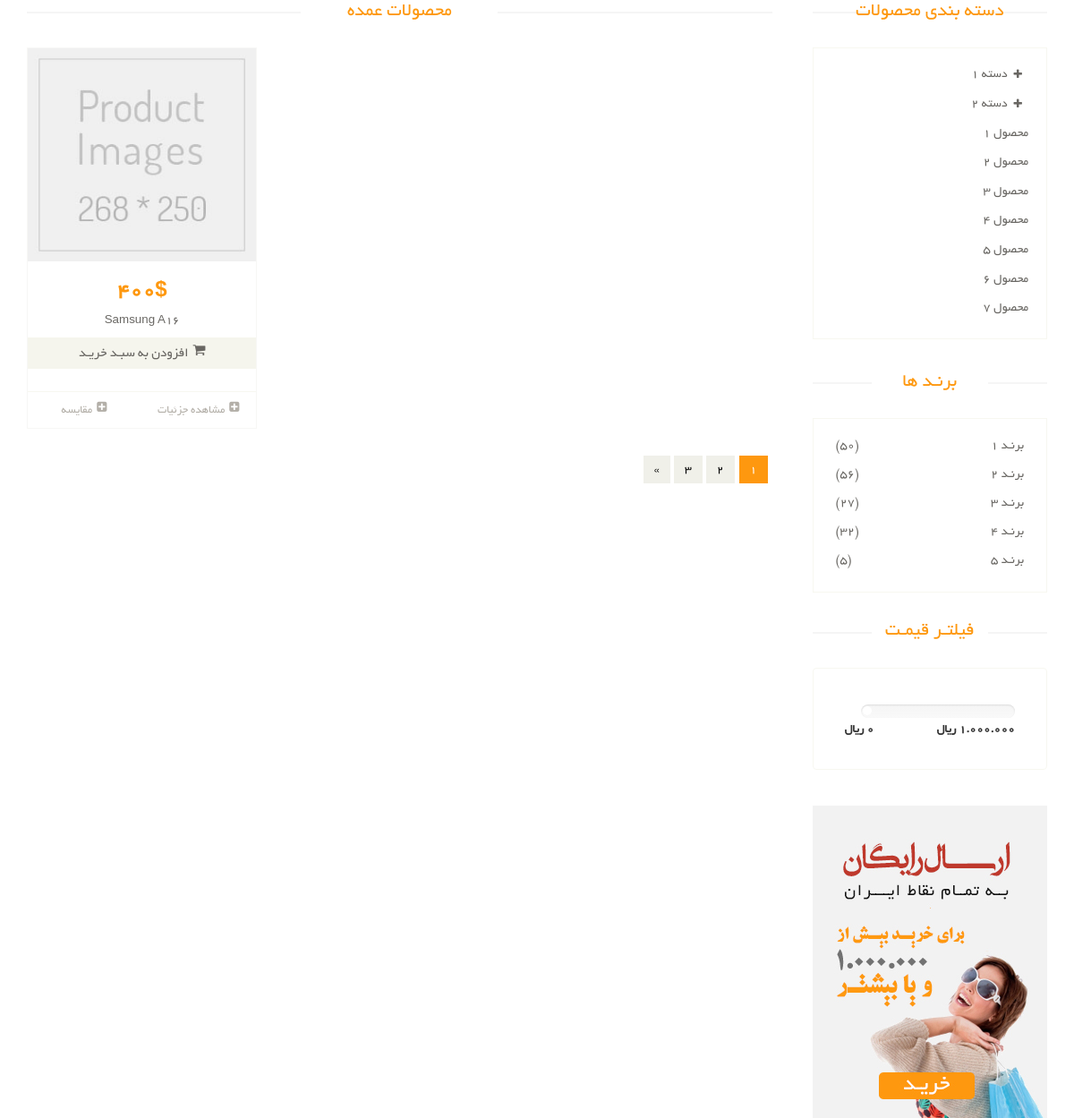
Before: /products/ with the older database file.
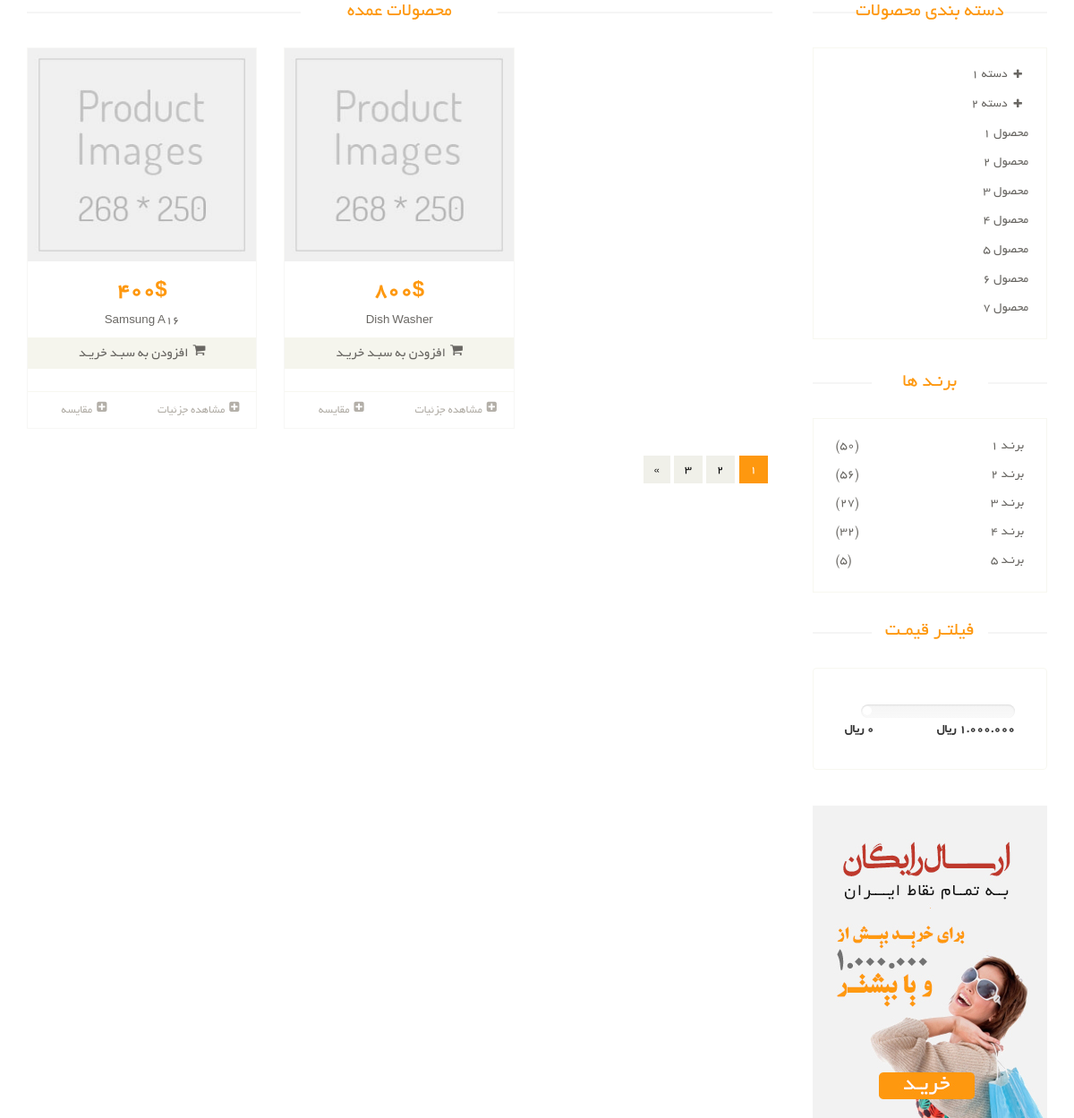
After: the same page with the newer database file.
### eshop/models.py (models this page shows, shortened)
class Product(models.Model):
    title = models.CharField(max_length=300,verbose_name="Subtitle",db_index=True)
    category = models.ManyToManyField(ProductCategory, verbose_name='Categories',related_name='product_categories')
    price = models.IntegerField(verbose_name='Price')
    rating = models.IntegerField(null=True, validators = [MinValueValidator(0), MaxValueValidator(5)])
    is_active = models.BooleanField(verbose_name='Is Active',null=True,default=True)
    short_description = models.CharField(null=True, max_length=300,db_index=True,verbose_name="Short Description")
    description = models.TextField(null=True, blank=True, verbose_name="Description",db_index=True)
    slug = SlugField(default="", null=False,blank=True,db_index=True,unique=True,verbose_name="Url Subtitle")
    is_deleted = models.BooleanField(default=False,verbose_name='Is deleted?')
    class Meta:
        verbose_name = "Product"
        verbose_name_plural = "Products"

### eshop/views.py (the view)
# urls.py: path('', views.product_list, name='product_list'),
def product_list(request):
    product = Product.objects.all()
    return render(request, 'eshop/product_list.html',{'product_li':product})

### eshop/templates/eshop/product_list.html (shortened to what the changed rows need)
{% extends "shared/_layout.html" %}
{% load static %}
{% block content %}
<section>
    <div class="container">
        <div class="row">
            <div class="col-sm-9 padding-right">
                <div class="features_items">
                    <h2 class="title text-center">محصولات عمده</h2>
                    {% for product in product_li %}
                        {% include 'includes/product_item_partial.html' with product=product %}
                    {% endfor %}
                <div class="clearfix"></div>
                    <ul class="pagination">
                        <li class="active"><a href="">1</a></li>
                        <li><a href="">2</a></li>
                        <li><a href="">3</a></li>
                        <li><a href="">»</a></li>
                    </ul>
                </div>
            </div>
            <div class="col-sm-3">
                <div class="left-sidebar">
                    <h2>دسته بندی محصولات</h2>
                    <div class="brands_products">
                        <h2>برنـد ها</h2>
                    </div>
                    <div class="price-range">
                        <h2>فیلتـر قیمـت</h2>
                    </div>
                </div>
            </div>
        </div>
    </div>
</section>
{% endblock %}

### eshop/templates/includes/product_item_partial.html (shortened to what this page needs)
<div class="col-sm-4">
    <div class="product-image-wrapper">
        <div class="single-products">
            <div class="productinfo text-center">
                <img src="/static/images/shop/product.jpg" alt="">
                <h2>{{ product.price }}$</h2>
                <p>{{ product.title }}</p>
                <a href="#" class="btn btn-default add-to-cart"><i class="fa fa-shopping-cart"></i>افزودن
                    به سبـد خریـد</a>
            </div>
            <div class="product-overlay">
                <div class="overlay-content">
                </div>
            </div>
        </div>
        <div class="choose">
            <ul class="nav nav-pills nav-justified">
                <li><a href="{% url 'product-detail' slug=product.slug %}"><i class="fa fa-plus-square"></i>مشاهده جزئیات</a></li>
                <li><a href=""><i class="fa fa-plus-square"></i>مقایسه</a></li>
            </ul>
        </div>
    </div>
</div>

Changed rows visible on the page:
added Product: price "800", title "Dish Washer"
